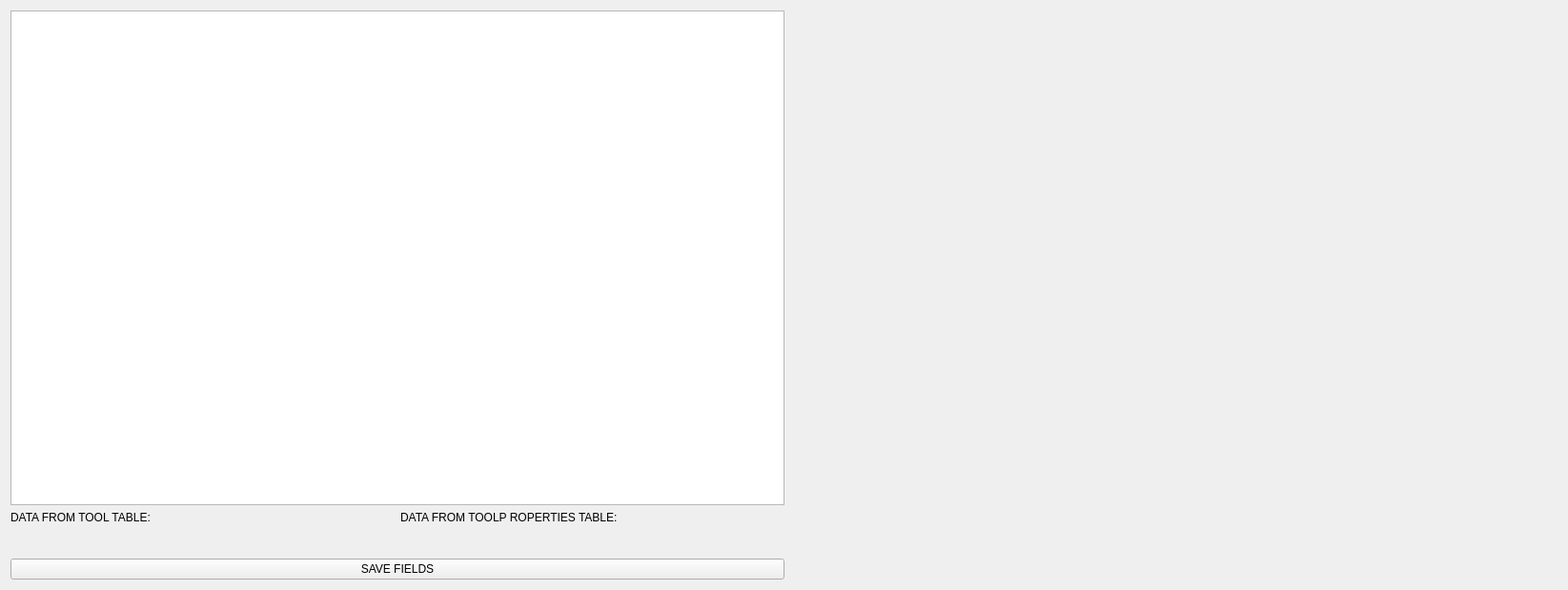
<?xml version="1.0" encoding="UTF-8"?>
<ui version="4.0">
 <class>USER</class>
 <widget class="QWidget" name="USER">
  <property name="geometry">
   <rect>
    <x>0</x>
    <y>0</y>
    <width>1645</width>
    <height>619</height>
   </rect>
  </property>
  <property name="maximumSize">
   <size>
    <width>1645</width>
    <height>619</height>
   </size>
  </property>
  <property name="windowTitle">
   <string>USER MAIN</string>
  </property>
  <property name="sidebar" stdset="0">
   <bool>false</bool>
  </property>
  <layout class="QHBoxLayout" name="horizontalLayout_2">
   <item>
    <layout class="QVBoxLayout" name="verticalLayout_3">
     <item>
      <widget class="ToolTable" name="tooltable"/>
     </item>
     <item>
      <layout class="QHBoxLayout" name="horizontalLayout">
       <item>
        <layout class="QVBoxLayout" name="verticalLayout">
         <item>
          <widget class="QLabel" name="label">
           <property name="text">
            <string>DATA FROM TOOL TABLE:</string>
           </property>
          </widget>
         </item>
         <item>
          <widget class="DBIntField" name="tool_no_dbintfield">
           <property name="labelText" stdset="0">
            <string>Tool NO</string>
           </property>
           <property name="maximum" stdset="0">
            <number>9999</number>
           </property>
           <property name="query" stdset="0">
            <string>Tool.tool_no</string>
           </property>
          </widget>
         </item>
         <item>
          <widget class="DBFloatField" name="tool_dia_dbfloatfield">
           <property name="labelText" stdset="0">
            <string>DIAM</string>
           </property>
           <property name="maximum" stdset="0">
            <double>9999.000000000000000</double>
           </property>
           <property name="query" stdset="0">
            <string>Tool.diameter</string>
           </property>
          </widget>
         </item>
         <item>
          <widget class="DBFloatField" name="too_z_offset_dbfloatfield">
           <property name="labelText" stdset="0">
            <string>Z OFFSET</string>
           </property>
           <property name="minimum" stdset="0">
            <double>-9999.000000000000000</double>
           </property>
           <property name="maximum" stdset="0">
            <double>9999.000000000000000</double>
           </property>
           <property name="query" stdset="0">
            <string>Tool.z_offset</string>
           </property>
          </widget>
         </item>
         <item>
          <widget class="DBIntField" name="tool_pocket_dbintfield">
           <property name="labelText" stdset="0">
            <string>POCKET</string>
           </property>
           <property name="minimum" stdset="0">
            <number>0</number>
           </property>
           <property name="maximum" stdset="0">
            <number>9999</number>
           </property>
           <property name="query" stdset="0">
            <string>Tool.pocket</string>
           </property>
          </widget>
         </item>
         <item>
          <widget class="DBTextField" name="tool_desc_dbtextfield">
           <property name="labelText" stdset="0">
            <string>REMARK</string>
           </property>
           <property name="query" stdset="0">
            <string>Tool.remark</string>
           </property>
          </widget>
         </item>
        </layout>
       </item>
       <item>
        <layout class="QVBoxLayout" name="verticalLayout_2">
         <item>
          <widget class="QLabel" name="label_2">
           <property name="text">
            <string>DATA FROM TOOLP ROPERTIES TABLE:</string>
           </property>
          </widget>
         </item>
         <item>
          <widget class="DBIntField" name="max_rpm_dbintfield">
           <property name="labelText" stdset="0">
            <string>MAX RPM</string>
           </property>
           <property name="minimum" stdset="0">
            <number>-99999</number>
           </property>
           <property name="maximum" stdset="0">
            <number>99999</number>
           </property>
           <property name="query" stdset="0">
            <string>ToolProperties.max_rpm</string>
           </property>
          </widget>
         </item>
         <item>
          <widget class="DBIntField" name="wear_factor_dbintfield">
           <property name="labelText" stdset="0">
            <string>WEAR FACTOR</string>
           </property>
           <property name="minimum" stdset="0">
            <number>-99999</number>
           </property>
           <property name="maximum" stdset="0">
            <number>99999</number>
           </property>
           <property name="query" stdset="0">
            <string>ToolProperties.wear_factor</string>
           </property>
          </widget>
         </item>
         <item>
          <widget class="DBIntField" name="bullnose_radious_dbintfield">
           <property name="labelText" stdset="0">
            <string>BULLNOSE RADIOUS</string>
           </property>
           <property name="minimum" stdset="0">
            <number>-99999</number>
           </property>
           <property name="maximum" stdset="0">
            <number>99999</number>
           </property>
           <property name="query" stdset="0">
            <string>ToolProperties.bullnose_radious</string>
           </property>
          </widget>
         </item>
         <item>
          <widget class="DBFileField" name="dbfilefield">
           <property name="labelText" stdset="0">
            <string>TOOL 3D MODEL</string>
           </property>
           <property name="query" stdset="0">
            <string>ToolProperties.model</string>
           </property>
          </widget>
         </item>
         <item>
          <widget class="DBCheckBoxField" name="dbcheckboxfield">
           <property name="labelText" stdset="0">
            <string>ATC</string>
           </property>
           <property name="query" stdset="0">
            <string>ToolProperties.atc</string>
           </property>
          </widget>
         </item>
        </layout>
       </item>
      </layout>
     </item>
     <item>
      <widget class="QPushButton" name="pushButton">
       <property name="text">
        <string>SAVE FIELDS</string>
       </property>
      </widget>
     </item>
    </layout>
   </item>
   <item>
    <spacer name="horizontalSpacer">
     <property name="orientation">
      <enum>Qt::Horizontal</enum>
     </property>
     <property name="sizeHint" stdset="0">
      <size>
       <width>40</width>
       <height>20</height>
      </size>
     </property>
    </spacer>
   </item>
  </layout>
 </widget>
 <customwidgets>
  <customwidget>
   <class>ToolTable</class>
   <extends>QTableView</extends>
   <header>qtpyvcp.widgets.input_widgets.tool_table</header>
  </customwidget>
  <customwidget>
   <class>DBFileField</class>
   <extends>QWidget</extends>
   <header>qtpyvcp.widgets.db_widgets.tool_fields</header>
  </customwidget>
  <customwidget>
   <class>DBTextField</class>
   <extends>QWidget</extends>
   <header>qtpyvcp.widgets.db_widgets.tool_fields</header>
  </customwidget>
  <customwidget>
   <class>DBCheckBoxField</class>
   <extends>QWidget</extends>
   <header>qtpyvcp.widgets.db_widgets.tool_fields</header>
  </customwidget>
  <customwidget>
   <class>DBIntField</class>
   <extends>QWidget</extends>
   <header>qtpyvcp.widgets.db_widgets.tool_fields</header>
  </customwidget>
  <customwidget>
   <class>DBFloatField</class>
   <extends>QWidget</extends>
   <header>qtpyvcp.widgets.db_widgets.tool_fields</header>
  </customwidget>
 </customwidgets>
 <resources/>
 <connections>
  <connection>
   <sender>tooltable</sender>
   <signal>toolSelected(int)</signal>
   <receiver>tool_no_dbintfield</receiver>
   <slot>toolSelected(int)</slot>
   <hints>
    <hint type="sourcelabel">
     <x>518</x>
     <y>241</y>
    </hint>
    <hint type="destinationlabel">
     <x>188</x>
     <y>421</y>
    </hint>
   </hints>
  </connection>
  <connection>
   <sender>tooltable</sender>
   <signal>toolSelected(int)</signal>
   <receiver>tool_desc_dbtextfield</receiver>
   <slot>toolSelected(int)</slot>
   <hints>
    <hint type="sourcelabel">
     <x>530</x>
     <y>260</y>
    </hint>
    <hint type="destinationlabel">
     <x>174</x>
     <y>615</y>
    </hint>
   </hints>
  </connection>
  <connection>
   <sender>pushButton</sender>
   <signal>clicked()</signal>
   <receiver>tool_no_dbintfield</receiver>
   <slot>saveField()</slot>
   <hints>
    <hint type="sourcelabel">
     <x>1004</x>
     <y>191</y>
    </hint>
    <hint type="destinationlabel">
     <x>79</x>
     <y>421</y>
    </hint>
   </hints>
  </connection>
  <connection>
   <sender>pushButton</sender>
   <signal>clicked()</signal>
   <receiver>tool_desc_dbtextfield</receiver>
   <slot>saveField()</slot>
   <hints>
    <hint type="sourcelabel">
     <x>1060</x>
     <y>198</y>
    </hint>
    <hint type="destinationlabel">
     <x>175</x>
     <y>615</y>
    </hint>
   </hints>
  </connection>
  <connection>
   <sender>tooltable</sender>
   <signal>toolSelected(int)</signal>
   <receiver>tool_dia_dbfloatfield</receiver>
   <slot>toolSelected(int)</slot>
   <hints>
    <hint type="sourcelabel">
     <x>876</x>
     <y>291</y>
    </hint>
    <hint type="destinationlabel">
     <x>263</x>
     <y>440</y>
    </hint>
   </hints>
  </connection>
  <connection>
   <sender>tooltable</sender>
   <signal>toolSelected(int)</signal>
   <receiver>too_z_offset_dbfloatfield</receiver>
   <slot>toolSelected(int)</slot>
   <hints>
    <hint type="sourcelabel">
     <x>924</x>
     <y>353</y>
    </hint>
    <hint type="destinationlabel">
     <x>237</x>
     <y>515</y>
    </hint>
   </hints>
  </connection>
  <connection>
   <sender>tooltable</sender>
   <signal>toolSelected(int)</signal>
   <receiver>tool_pocket_dbintfield</receiver>
   <slot>toolSelected(int)</slot>
   <hints>
    <hint type="sourcelabel">
     <x>903</x>
     <y>356</y>
    </hint>
    <hint type="destinationlabel">
     <x>147</x>
     <y>562</y>
    </hint>
   </hints>
  </connection>
  <connection>
   <sender>pushButton</sender>
   <signal>clicked()</signal>
   <receiver>tool_dia_dbfloatfield</receiver>
   <slot>saveField()</slot>
   <hints>
    <hint type="sourcelabel">
     <x>1079</x>
     <y>202</y>
    </hint>
    <hint type="destinationlabel">
     <x>85</x>
     <y>463</y>
    </hint>
   </hints>
  </connection>
  <connection>
   <sender>pushButton</sender>
   <signal>clicked()</signal>
   <receiver>too_z_offset_dbfloatfield</receiver>
   <slot>saveField()</slot>
   <hints>
    <hint type="sourcelabel">
     <x>1114</x>
     <y>208</y>
    </hint>
    <hint type="destinationlabel">
     <x>174</x>
     <y>515</y>
    </hint>
   </hints>
  </connection>
  <connection>
   <sender>pushButton</sender>
   <signal>clicked()</signal>
   <receiver>tool_pocket_dbintfield</receiver>
   <slot>saveField()</slot>
   <hints>
    <hint type="sourcelabel">
     <x>1122</x>
     <y>221</y>
    </hint>
    <hint type="destinationlabel">
     <x>184</x>
     <y>562</y>
    </hint>
   </hints>
  </connection>
  <connection>
   <sender>tooltable</sender>
   <signal>toolSelected(int)</signal>
   <receiver>dbcheckboxfield</receiver>
   <slot>toolSelected(int)</slot>
   <hints>
    <hint type="sourcelabel">
     <x>904</x>
     <y>215</y>
    </hint>
    <hint type="destinationlabel">
     <x>993</x>
     <y>615</y>
    </hint>
   </hints>
  </connection>
  <connection>
   <sender>pushButton</sender>
   <signal>clicked()</signal>
   <receiver>dbcheckboxfield</receiver>
   <slot>saveField()</slot>
   <hints>
    <hint type="sourcelabel">
     <x>1032</x>
     <y>215</y>
    </hint>
    <hint type="destinationlabel">
     <x>1039</x>
     <y>583</y>
    </hint>
   </hints>
  </connection>
  <connection>
   <sender>pushButton</sender>
   <signal>clicked()</signal>
   <receiver>max_rpm_dbintfield</receiver>
   <slot>saveField()</slot>
   <hints>
    <hint type="sourcelabel">
     <x>1073</x>
     <y>215</y>
    </hint>
    <hint type="destinationlabel">
     <x>1077</x>
     <y>398</y>
    </hint>
   </hints>
  </connection>
  <connection>
   <sender>pushButton</sender>
   <signal>clicked()</signal>
   <receiver>wear_factor_dbintfield</receiver>
   <slot>saveField()</slot>
   <hints>
    <hint type="sourcelabel">
     <x>1090</x>
     <y>230</y>
    </hint>
    <hint type="destinationlabel">
     <x>1081</x>
     <y>467</y>
    </hint>
   </hints>
  </connection>
  <connection>
   <sender>pushButton</sender>
   <signal>clicked()</signal>
   <receiver>dbfilefield</receiver>
   <slot>saveField()</slot>
   <hints>
    <hint type="sourcelabel">
     <x>1096</x>
     <y>211</y>
    </hint>
    <hint type="destinationlabel">
     <x>1087</x>
     <y>540</y>
    </hint>
   </hints>
  </connection>
  <connection>
   <sender>tooltable</sender>
   <signal>toolSelected(int)</signal>
   <receiver>max_rpm_dbintfield</receiver>
   <slot>toolSelected(int)</slot>
   <hints>
    <hint type="sourcelabel">
     <x>919</x>
     <y>146</y>
    </hint>
    <hint type="destinationlabel">
     <x>959</x>
     <y>406</y>
    </hint>
   </hints>
  </connection>
  <connection>
   <sender>tooltable</sender>
   <signal>toolSelected(int)</signal>
   <receiver>wear_factor_dbintfield</receiver>
   <slot>toolSelected(int)</slot>
   <hints>
    <hint type="sourcelabel">
     <x>826</x>
     <y>238</y>
    </hint>
    <hint type="destinationlabel">
     <x>823</x>
     <y>463</y>
    </hint>
   </hints>
  </connection>
  <connection>
   <sender>tooltable</sender>
   <signal>toolSelected(int)</signal>
   <receiver>dbfilefield</receiver>
   <slot>toolSelected(int)</slot>
   <hints>
    <hint type="sourcelabel">
     <x>760</x>
     <y>313</y>
    </hint>
    <hint type="destinationlabel">
     <x>765</x>
     <y>531</y>
    </hint>
   </hints>
  </connection>
  <connection>
   <sender>tooltable</sender>
   <signal>toolSelected(int)</signal>
   <receiver>bullnose_radious_dbintfield</receiver>
   <slot>toolSelected(int)</slot>
   <hints>
    <hint type="sourcelabel">
     <x>785</x>
     <y>338</y>
    </hint>
    <hint type="destinationlabel">
     <x>781</x>
     <y>495</y>
    </hint>
   </hints>
  </connection>
  <connection>
   <sender>pushButton</sender>
   <signal>clicked()</signal>
   <receiver>bullnose_radious_dbintfield</receiver>
   <slot>saveField()</slot>
   <hints>
    <hint type="sourcelabel">
     <x>1011</x>
     <y>235</y>
    </hint>
    <hint type="destinationlabel">
     <x>1009</x>
     <y>504</y>
    </hint>
   </hints>
  </connection>
 </connections>
</ui>
